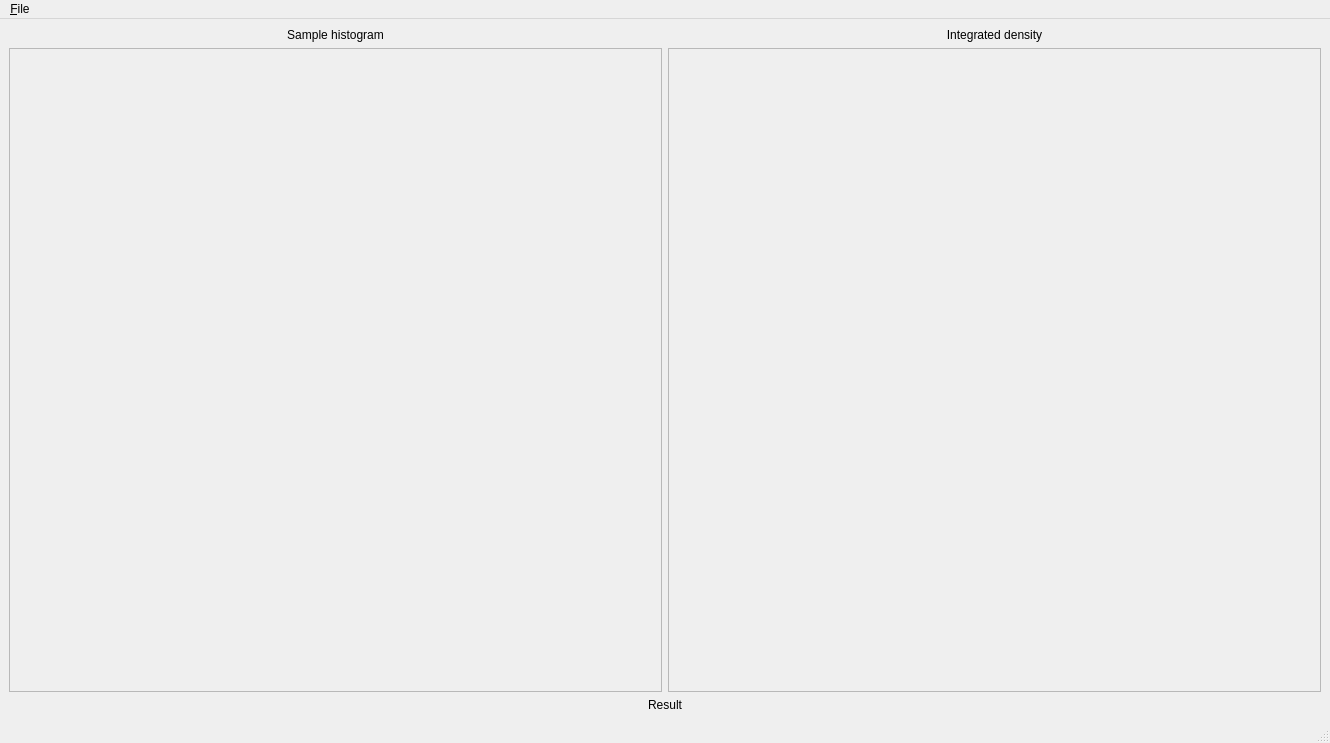
<?xml version="1.0" encoding="UTF-8"?>
<ui version="4.0">
 <class>MainWindow</class>
 <widget class="QMainWindow" name="MainWindow">
  <property name="geometry">
   <rect>
    <x>0</x>
    <y>0</y>
    <width>1330</width>
    <height>743</height>
   </rect>
  </property>
  <property name="windowTitle">
   <string>Warp Tester</string>
  </property>
  <property name="windowIcon">
   <iconset resource="okapi.ui.qrc">
    <normaloff>:/okapi.ui.ico</normaloff>:/okapi.ui.ico</iconset>
  </property>
  <widget class="QWidget" name="centralwidget">
   <layout class="QVBoxLayout" name="verticalLayout">
    <item>
     <layout class="QGridLayout" name="gridLayout">
      <item row="0" column="0">
       <widget class="QLabel" name="label">
        <property name="text">
         <string>Sample histogram</string>
        </property>
        <property name="alignment">
         <set>Qt::AlignCenter</set>
        </property>
       </widget>
      </item>
      <item row="0" column="1">
       <widget class="QLabel" name="label_2">
        <property name="text">
         <string>Integrated density</string>
        </property>
        <property name="alignment">
         <set>Qt::AlignCenter</set>
        </property>
       </widget>
      </item>
      <item row="1" column="0">
       <widget class="QScrollArea" name="scrollAreaSampleHistogram">
        <property name="widgetResizable">
         <bool>true</bool>
        </property>
        <widget class="QWidget" name="scrollAreaWidgetContents">
         <property name="geometry">
          <rect>
           <x>0</x>
           <y>0</y>
           <width>650</width>
           <height>631</height>
          </rect>
         </property>
        </widget>
       </widget>
      </item>
      <item row="1" column="1">
       <widget class="QScrollArea" name="scrollAreaIntegratedDensity">
        <property name="widgetResizable">
         <bool>true</bool>
        </property>
        <widget class="QWidget" name="scrollAreaWidgetContents_2">
         <property name="geometry">
          <rect>
           <x>0</x>
           <y>0</y>
           <width>650</width>
           <height>631</height>
          </rect>
         </property>
        </widget>
       </widget>
      </item>
     </layout>
    </item>
    <item>
     <widget class="QLabel" name="label_result">
      <property name="text">
       <string>Result</string>
      </property>
      <property name="alignment">
       <set>Qt::AlignCenter</set>
      </property>
     </widget>
    </item>
   </layout>
  </widget>
  <widget class="QMenuBar" name="menubar">
   <property name="geometry">
    <rect>
     <x>0</x>
     <y>0</y>
     <width>1330</width>
     <height>22</height>
    </rect>
   </property>
   <widget class="QMenu" name="menu_File">
    <property name="title">
     <string>&amp;File</string>
    </property>
    <widget class="QMenu" name="menuExport">
     <property name="title">
      <string>Export</string>
     </property>
     <addaction name="actionSample_Histogram"/>
     <addaction name="actionIntegrant_Density"/>
    </widget>
    <addaction name="menuExport"/>
    <addaction name="separator"/>
    <addaction name="actionExit"/>
   </widget>
   <addaction name="menu_File"/>
  </widget>
  <widget class="QStatusBar" name="statusbar"/>
  <action name="actionExit">
   <property name="text">
    <string>Exit</string>
   </property>
  </action>
  <action name="actionAbout">
   <property name="text">
    <string>About</string>
   </property>
  </action>
  <action name="actionExportPNG">
   <property name="text">
    <string>Portable Network Graphics (.png)</string>
   </property>
  </action>
  <action name="actionFit_render_output_to_window">
   <property name="text">
    <string>Fit render output to window</string>
   </property>
  </action>
  <action name="actionCopy">
   <property name="text">
    <string>Copy</string>
   </property>
  </action>
  <action name="actionOpenEXR_exr">
   <property name="text">
    <string>OpenEXR (.exr)</string>
   </property>
  </action>
  <action name="actionPortable_Pixel_Map">
   <property name="text">
    <string>Portable Pixel Map (.ppm)</string>
   </property>
  </action>
  <action name="actionSample_Histogram">
   <property name="text">
    <string>Sample Histogram</string>
   </property>
  </action>
  <action name="actionIntegrant_Density">
   <property name="text">
    <string>Integrated Density</string>
   </property>
  </action>
 </widget>
 <resources>
  <include location="okapi.ui.qrc"/>
 </resources>
 <connections/>
</ui>
